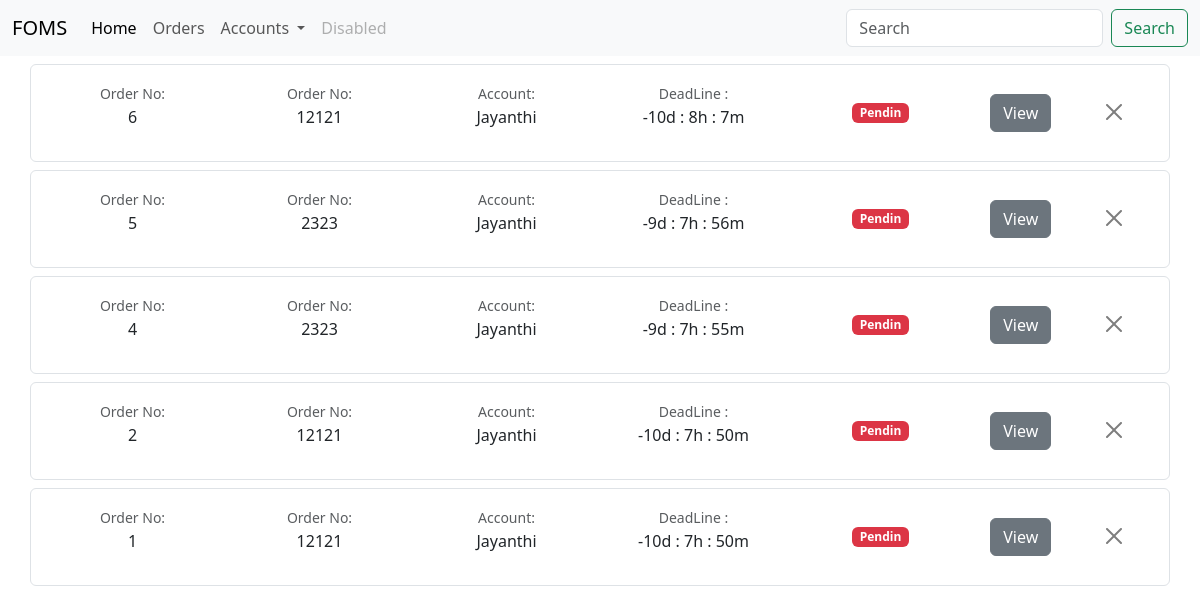
The app's page /Jayanthi, older data.
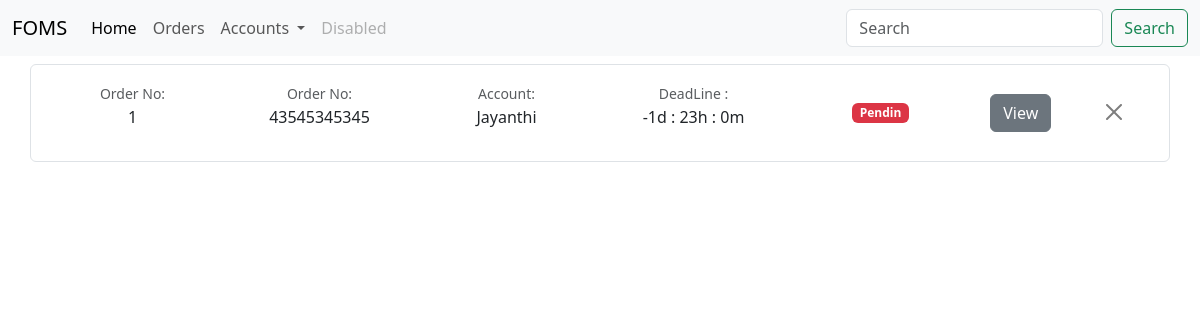
The same page, newer data.
### website/models.py (models this page shows)
class FiverrOrder(db.Model):
    foid = db.Column(db.Integer, primary_key=True)
    fono = db.Column(db.String, nullable=False)
    account_name = db.Column(db.String, nullable=False)
    date = db.Column(db.DateTime, nullable=False)
    soundcloud_tracks = db.relationship(
        'SoundcloudTrack', backref='fiverr_order', lazy='dynamic')

### website/views.py (the view)
@views.route('/Jayanthi')
def jayanthi_order_load():
    account_name = 'Jayanthi'  # Replace with the account_name you want to query
    orders = FiverrOrder.query.filter_by(
        account_name=account_name).order_by(desc(FiverrOrder.foid)).all()
    time = calculate(orders)
    return render_template("jayanthi.html", orders=orders, time=time)

### website/Timecal.py (called while the page is built)
def calculate(orders):
    asia_colombo_tz = pytz.timezone('Asia/Colombo')
    time = {}
    for order in orders:
        current_time = datetime.now()
        End_date = order.date
        remain_time = End_date - current_time
        hours, remainder = divmod(remain_time.seconds, 3600)
        minutes, seconds = divmod(remainder, 60)
        time[order.foid] = {
            'date': remain_time.days,
            'hours': hours,
            'minutes': minutes,
        }
    return time

### website/templates/jayanthi.html (shortened to what this page needs)
{% extends "base.html"%}{%block title%}Orders{%endblock%} {% block content%}
{%for order in orders %}
<div class="container">
  <div class="row my-2 border rounded p-2">
    <div
      class="col-md-2 d-flex align-items-center justify-content-center custom-column"
    >
      <p class="text-center">
        <small class="text-body-secondary">Order No:</small
        ><br />{{order['foid']}}
      </p>
    </div>
    <div
      class="col-md-2 d-flex align-items-center justify-content-center custom-column"
    >
      <p class="text-center">
        <small class="text-body-secondary">Order No:</small
        ><br />{{order['fono']}}
      </p>
    </div>
    <div
      class="col-md-2 d-flex align-items-center justify-content-center custom-column"
    >
      <p class="text-center">
        <small class="text-body-secondary">Account:</small
        ><br />{{order['account_name']}}
      </p>
    </div>
    <div
      class="col-md-2 d-flex align-items-center justify-content-center custom-column"
    >
      <p class="text-center">
        <small class="text-body-secondary">DeadLine :</small
        ><br />{{time[order['foid']]['date']}}d :
        {{time[order['foid']]['hours']}}h :
        {{time[order['foid']]['minutes']}}m<br />
      </p>
    </div>
    <div
      class="col-md-2 d-flex align-items-center justify-content-center custom-column"
    >
      <span class="badge text-bg-danger">Pendin</span>
    </div>
    <div
      class="col-md-1 d-flex align-items-center justify-content-center custom-column"
    >
      <a href="/tracks?foid={{order['foid']}}" class="btn btn-secondary"
        >View</a
      >
    </div>
    <div
      class="col-md-1 d-flex align-items-center justify-content-center custom-column"
    >
      <form action="delete" method="post">
        <button
          type="submit"
          class="btn-close"
          id="submitBtn"
          value="submit"
          aria-label="Close"
        ></button>
      </form>
    </div>
  </div>
</div>
{% endfor %} {%endblock%}

### website/templates/base.html (shortened to what this page needs)
<!DOCTYPE html>
<html lang="en">
  <head>
    <link
      href="https://cdn.jsdelivr.net/npm/bootstrap@5.3.2/dist/css/bootstrap.min.css"
      rel="stylesheet"
    />
  </head>
  <body>
    <nav class="navbar navbar-expand-lg bg-body-tertiary">
      <div class="container-fluid">
        <a class="navbar-brand" href="/">FOMS</a>
        <div class="collapse navbar-collapse" id="navbarSupportedContent">
          <ul class="navbar-nav me-auto mb-2 mb-lg-0">
            <li class="nav-item">
              <a class="nav-link active" aria-current="page" href="/">Home</a>
            </li>
            <li class="nav-item">
              <a class="nav-link" href="/order">Orders</a>
            </li>
            <li class="nav-item dropdown">
              <a
                class="nav-link dropdown-toggle"
                href="#"
                role="button"
                data-bs-toggle="dropdown"
                aria-expanded="false"
              >
                Accounts
              </a>
            </li>
            <li class="nav-item">
              <a class="nav-link disabled" aria-disabled="true">Disabled</a>
            </li>
          </ul>
          <form class="d-flex" role="search">
            <input
              class="form-control me-2"
              type="search"
              placeholder="Search"
              aria-label="Search"
            />
            <button class="btn btn-outline-success" type="submit">
              Search
            </button>
          </form>
        </div>
      </div>
    </nav>
    {% block content %} {%endblock%}
  </body>
</html>

### website/templates/jayanthi.html (style rules this page uses)
.custom-column { padding: 0.5rem; margin: 0; }

Row changes from the older to the newer data that the page shows:
removed FiverrOrder: foid "6", fono "12121", account_name "Jayanthi", foid "-10", foid "8", foid "7"
removed FiverrOrder: foid "5", fono "2323", account_name "Jayanthi", foid "-9", foid "7", foid "56"
removed FiverrOrder: foid "4", fono "2323", account_name "Jayanthi", foid "-9", foid "7", foid "55"
removed FiverrOrder: foid "2", fono "12121", account_name "Jayanthi", foid "-10", foid "7", foid "50"
changed FiverrOrder "Jayanthi": fono "12121" → "43545345345"; foid "-10" → "-1"; foid "7" → "23"; foid "50" → "0"
